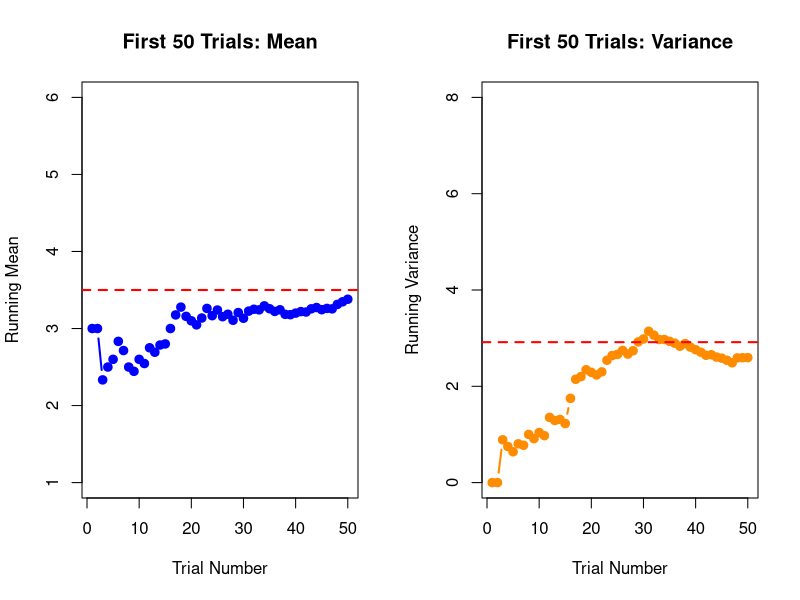
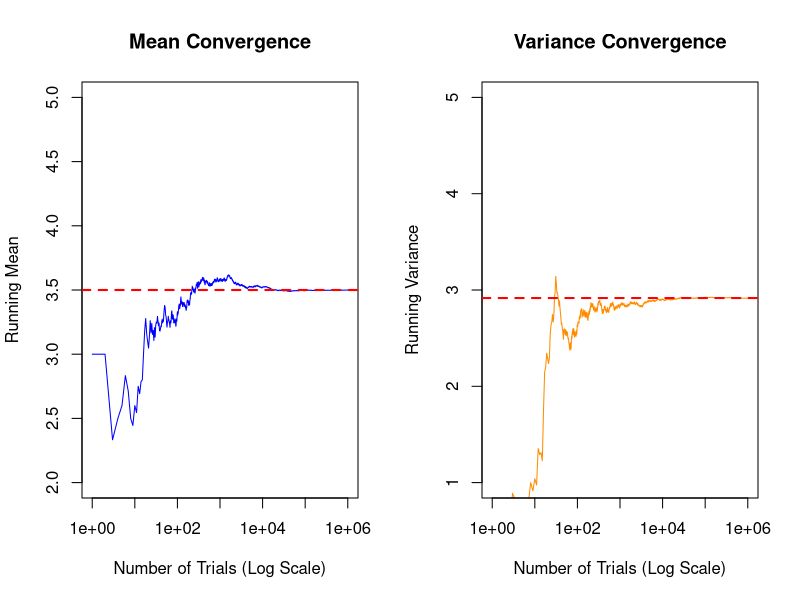
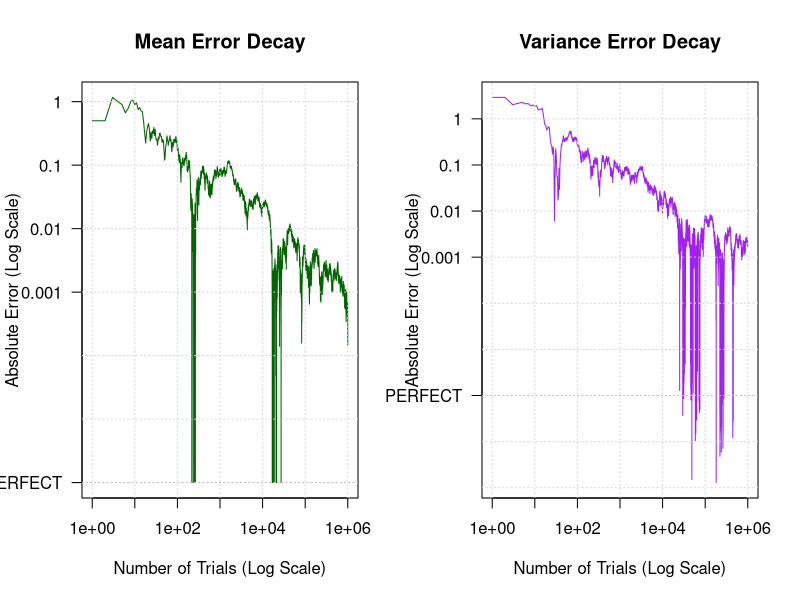

Here is the R script that generated these plots, in order:
## ---- chunk 1
#| label: simulation-setup

# THE AUTOMATIC BROOM
rm(list = ls()) 

# Number of total trials
N <- 1000000

# Generate N die rolls
die_rolls <- sample(1:6, N, replace = TRUE)

# Calculate running mean
running_mean <- cumsum(die_rolls) / 1:N

# Calculate running variance using Var(X) = E[X^2] - (E[X])^2
running_mean_sq <- cumsum(die_rolls^2) / 1:N
running_var <- running_mean_sq - (running_mean^2)

# Combine into data frame
experiment_data <- data.frame(
  Trial = 1:N,
  Die_Rolled = die_rolls,
  Current_Mean = running_mean,
  Current_Var = running_var
)

# Set targets for later use
theory_mean <- 3.5
theory_var <- 35/12
## ---- chunk 2
#| label: manual-table
n_show <- 10 

head(experiment_data, n_show)
## ---- chunk 3
#| label: snapshot-analysis

# CHOOSE YOUR NUMBER: Set how many first trials to analyze
n_slice <- 1000000

# Output the results directly into the report
cat("--- Analysis for the First", n_slice, "Trials ---\n\n")

cat("[ THE MEAN ]\n")
cat("Observed Mean        : ", round(experiment_data$Current_Mean[n_slice], 4), "\n")
cat("Theoretical Target   :  3.5000 \n\n")

cat("[ THE VARIANCE ]\n")
cat("Observed Variance    : ", round(experiment_data$Current_Var[n_slice], 4), "\n")
cat("Theoretical Target   : ", round(theory_var, 4), "\n")
## ---- chunk 4
#| label: manual-plot
#| fig-width: 10
#| fig-height: 5

n_show_plot <- 50 

# Set up side-by-side plots
par(mfrow = c(1, 2))

# Plot 1: Chaos of the Mean
plot(1:n_show_plot, experiment_data$Current_Mean[1:n_show_plot], 
     type = "b", pch = 19, col = "blue", lwd = 2,
     ylim = c(1, 6), xlab = "Trial Number", ylab = "Running Mean",
     main = paste("First", n_show_plot, "Trials: Mean"))
abline(h = theory_mean, col = "red", lwd = 2, lty = 2)

# Plot 2: Chaos of the Variance
plot(1:n_show_plot, experiment_data$Current_Var[1:n_show_plot], 
     type = "b", pch = 19, col = "darkorange", lwd = 2,
     ylim = c(0, 8), xlab = "Trial Number", ylab = "Running Variance",
     main = paste("First", n_show_plot, "Trials: Variance"))
abline(h = theory_var, col = "red", lwd = 2, lty = 2)

# Reset plot layout
par(mfrow = c(1, 1))
## ---- chunk 5
#| label: full-convergence
#| fig-width: 10
#| fig-height: 5

n_limit <- N

# Set up side-by-side plots
par(mfrow = c(1, 2))

# Plot Mean Convergence
plot(1:n_limit, experiment_data$Current_Mean[1:n_limit], 
     type = "l", col = "blue", log = "x", ylim = c(2, 5), 
     xlab = "Number of Trials (Log Scale)", ylab = "Running Mean",
     main = paste("Mean Convergence"))
abline(h = theory_mean, col = "red", lwd = 2, lty = 2)

# Plot Variance Convergence
plot(1:n_limit, experiment_data$Current_Var[1:n_limit], 
     type = "l", col = "darkorange", log = "x", ylim = c(1, 5), 
     xlab = "Number of Trials (Log Scale)", ylab = "Running Variance",
     main = paste("Variance Convergence"))
abline(h = theory_var, col = "red", lwd = 2, lty = 2)

# Reset plot layout
par(mfrow = c(1, 1))
## ---- chunk 6
#| label: error-analysis
#| fig-width: 10
#| fig-height: 5

n_limit_err <- N

# Calculate absolute differences
mean_error <- abs(experiment_data$Current_Mean[1:n_limit_err] - theory_mean)
var_error <- abs(experiment_data$Current_Var[1:n_limit_err] - theory_var)

# Floor the zero-errors to 1e-6 for the log plot spikes
vis_mean_err <- ifelse(mean_error == 0, 1e-6, mean_error)
vis_var_err <- ifelse(var_error == 0, 1e-6, var_error)

# Set up side-by-side plots
par(mfrow = c(1, 2))

# Plot Mean Error Decay
plot(1:n_limit_err, vis_mean_err, 
     type = "l", log = "xy", col = "darkgreen", yaxt = "n", 
     xlab = "Number of Trials (Log Scale)", ylab = "Absolute Error (Log Scale)",
     main = "Mean Error Decay")
axis(2, at = c(1, 1e-1, 1e-2, 1e-3, 1e-6), labels = c("1", "0.1", "0.01", "0.001", "PERFECT"), las = 1)
grid(equilogs = TRUE, col = "lightgray", lty = "dotted")
abline(h = 1e-6, col = "gray", lty = 3)

# Plot Variance Error Decay
plot(1:n_limit_err, vis_var_err, 
     type = "l", log = "xy", col = "purple", yaxt = "n", 
     xlab = "Number of Trials (Log Scale)", ylab = "Absolute Error (Log Scale)",
     main = "Variance Error Decay")
axis(2, at = c(1, 1e-1, 1e-2, 1e-3, 1e-6), labels = c("1", "0.1", "0.01", "0.001", "PERFECT"), las = 1)
grid(equilogs = TRUE, col = "lightgray", lty = "dotted")
abline(h = 1e-6, col = "gray", lty = 3)

# Reset plot layout
par(mfrow = c(1, 1))
